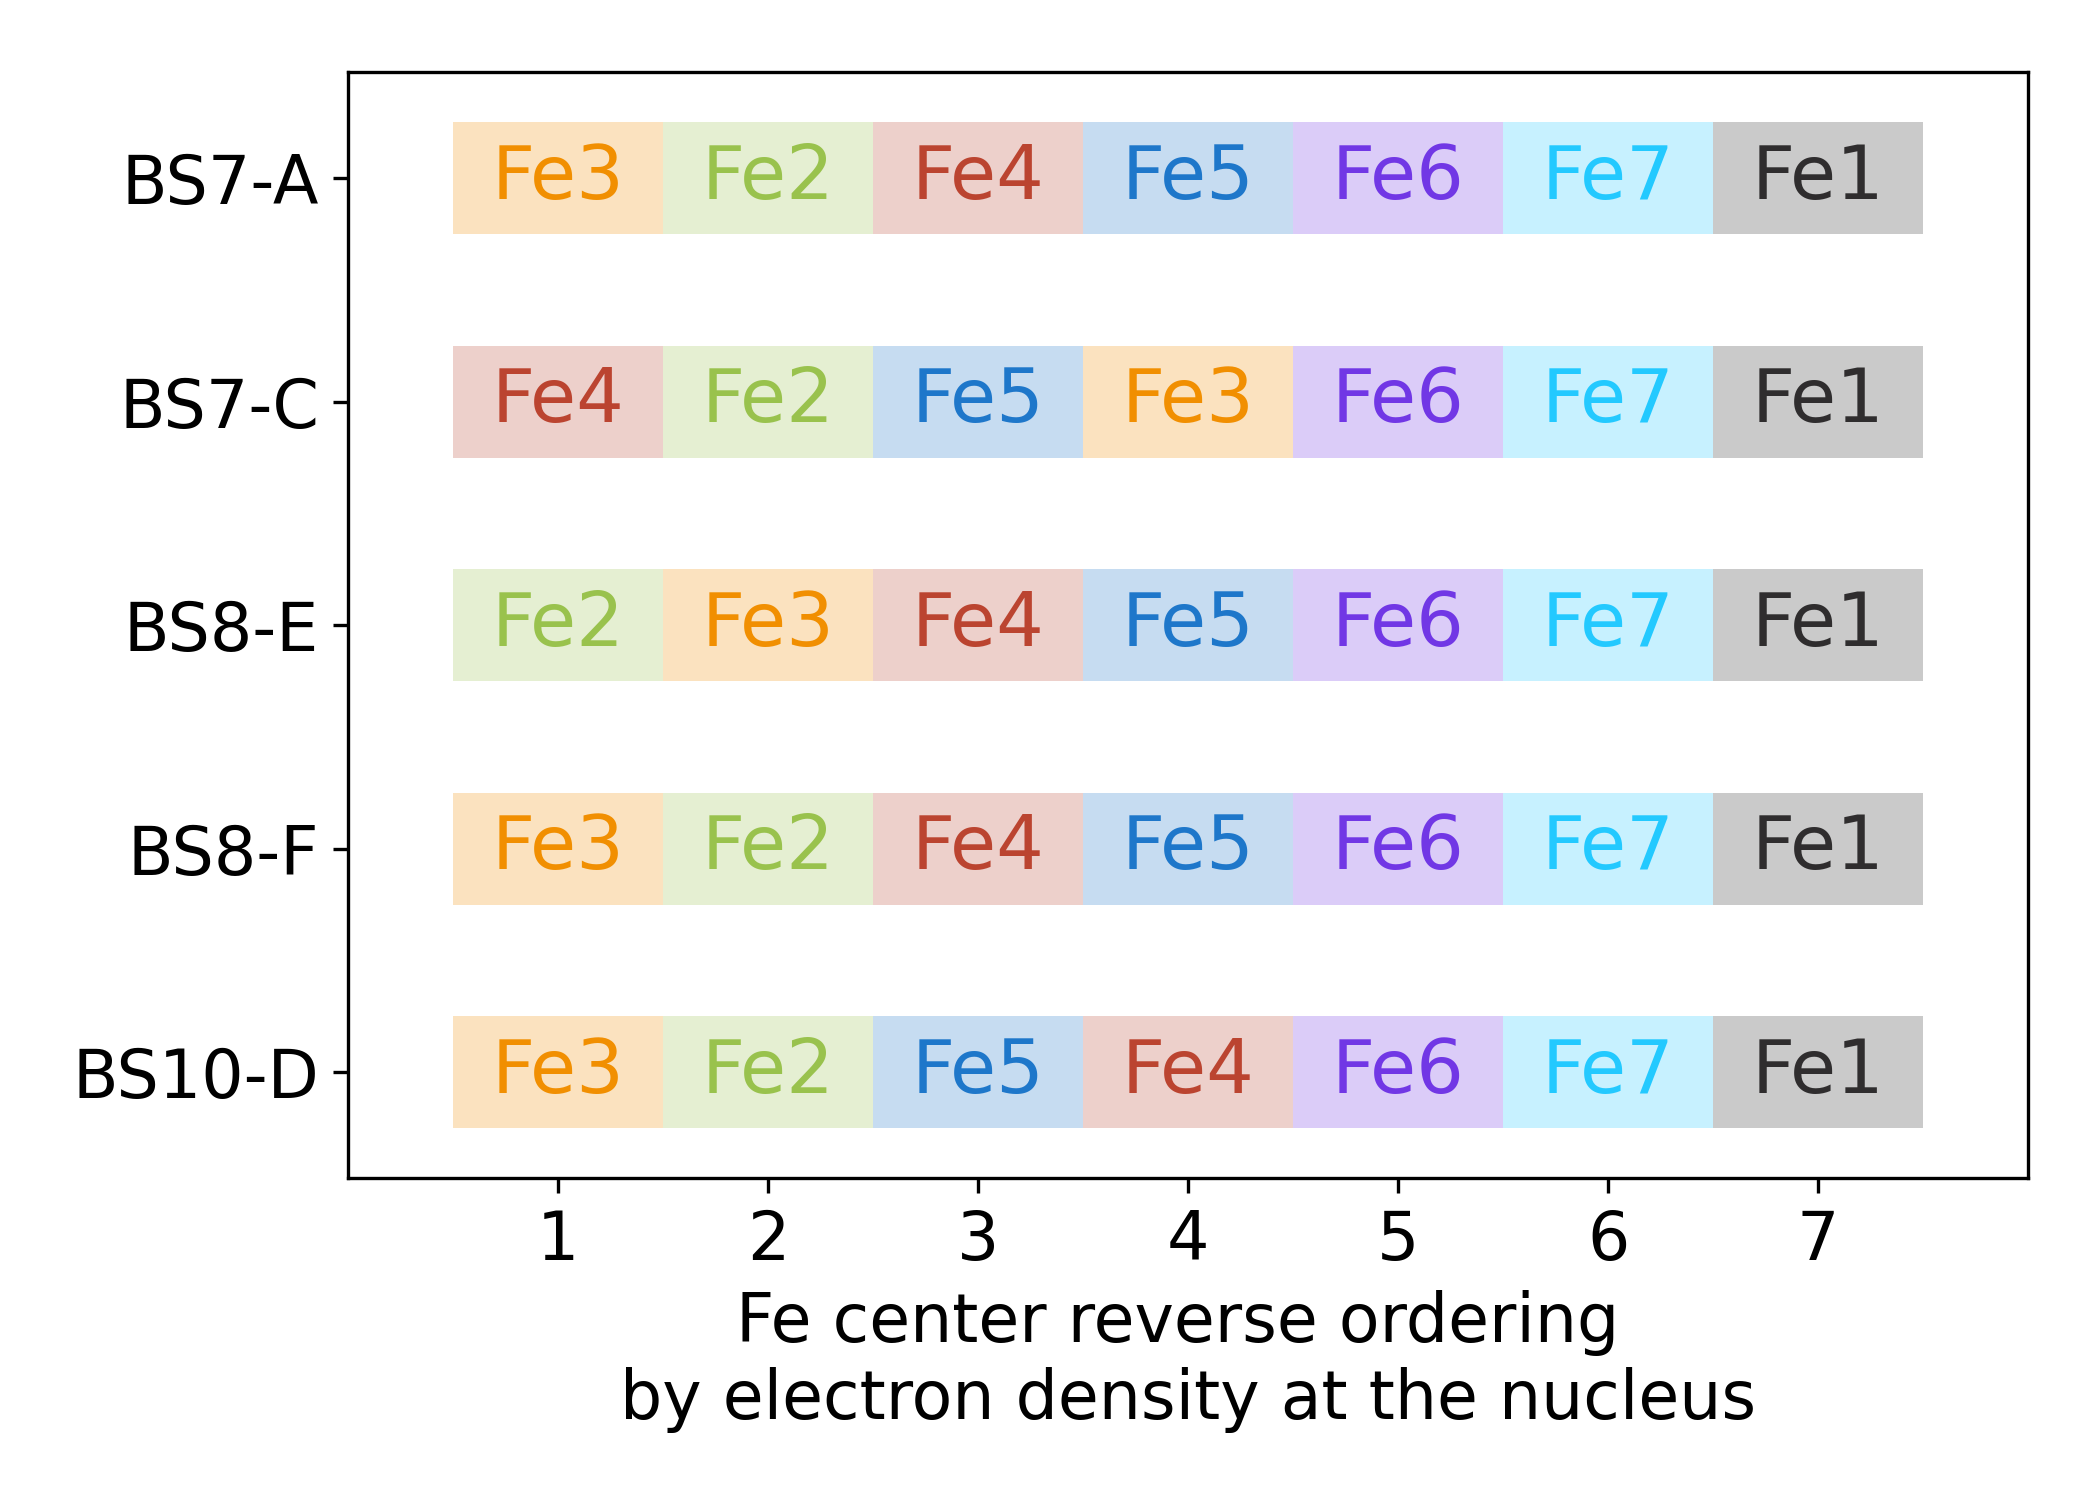

Python code for this plot:
# ---------------------------------------------------------------------------
# Copyright (C) 2026 Huanchen Zhai. All Rights Reserved.
# 
# This program is free software: you can redistribute it and/or modify
# it under the terms of the GNU General Public License as published by
# the Free Software Foundation, either version 3 of the License, or
# (at your option) any later version.
# 
# This program is distributed in the hope that it will be useful,
# but WITHOUT ANY WARRANTY; without even the implied warranty of
# MERCHANTABILITY or FITNESS FOR A PARTICULAR PURPOSE.  See the
# GNU General Public License for more details.
# 
# You should have received a copy of the GNU General Public License
# along with this program.  If not, see <https://www.gnu.org/licenses/>.
# ---------------------------------------------------------------------------


import matplotlib.pyplot as plt
import numpy as np, json

plt.rcParams.update({'font.size': 16})
plt.figure(figsize=(7, 5))

data = json.load(open("../20-Data/90-colors.json", "r", encoding='utf-8'))
data |= json.load(open("../20-Data/80-bs-states.json", "r", encoding='utf-8'))
data |= json.load(open("../20-Data/14-large-uccsd.json", "r", encoding='utf-8'))

bs_init = data['bs']
bs_map = data['name_x']
colors = data['colors']

ia = 0
prop_uccsd = np.array([min([(x['uccsd'], x['uccsd(t)'], x.get('uccsd-nuc-density', [0.0] * 8))
    for x in data['large_uccsd'][str(ia)][str(ix)] if 'uccsd' in x] + [(0, 0, [0.0] * 8)])[2] for ix in range(35)])
prop_order = [np.argsort(x) for x in prop_uccsd]

inits = [18, 25, 26, 27, 8]
femap = [0, 1, 4, 3, 2, 5, 7, 6]

for ix, init in enumerate(inits):
    for jx in range(7):
        plt.barh(ix, 1, left=6 - jx + 0.5, color=colors[prop_order[init][jx]], height=0.5, alpha=0.25)

for ix, init in enumerate(inits):
    for jx in range(7):
        plt.text(6 - jx + 1, ix, 'Fe%d' % femap[prop_order[init][jx] + 1], color=colors[prop_order[init][jx]], fontsize=18,
            ha='center', va='center', zorder=10)

plt.yticks([0, 1, 2, 3, 4], [bs_map[str(ix)] for ix in inits])
plt.xlim(0, 8)
plt.xticks(list(range(1, 8)))

plt.gca().invert_yaxis()
plt.xlabel('Fe center reverse ordering \nby electron density at the nucleus')
plt.tight_layout()
plt.savefig('17-sm-large-pop-order-e.png', dpi=300)
